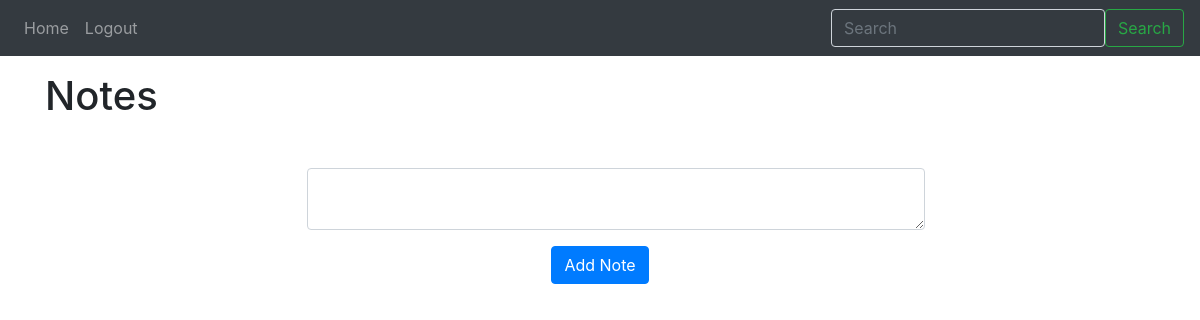
The page / (signed in) on the database as committed earlier.
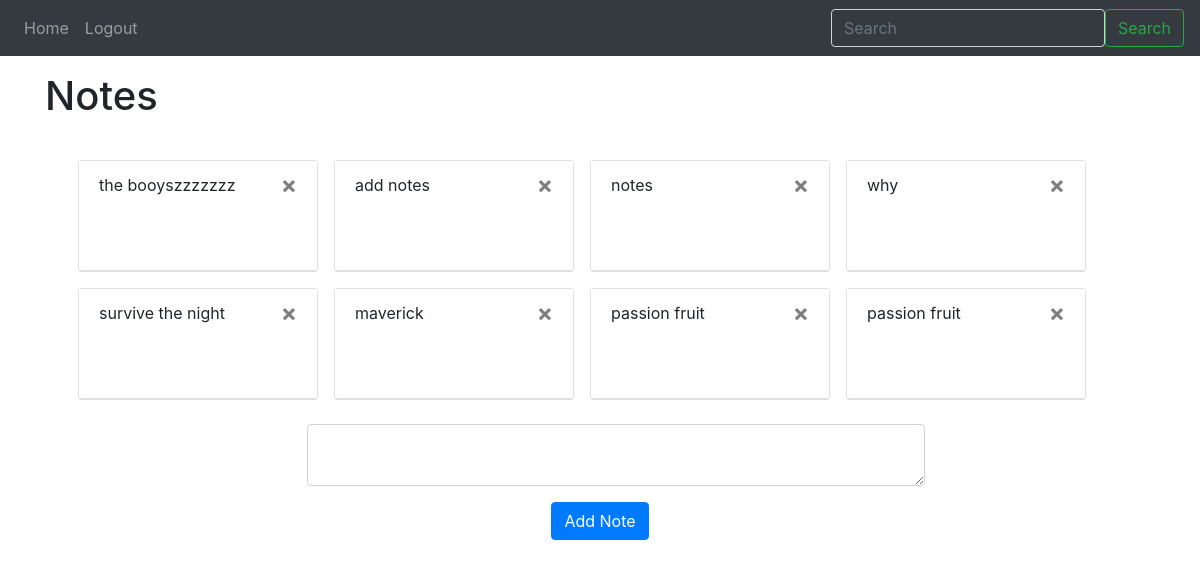
The same page on the database as committed later.
### website/models.py (models this page shows)
class Note(db.Model):
    id = db.Column(db.Integer, primary_key=True)
    text = db.Column(db.String(10000))
    date = db.Column(db.DateTime(timezone=True), default=func.now())
    user_id = db.Column(db.Integer, db.ForeignKey('user.id'))

### website/views.py (the view, shortened to what this page needs)
@views.route('/', methods=['GET', 'POST'])
@login_required
def home():
    return render_template("home.html", user=current_user)

### website/__init__.py (called while the page is built)
def create_app():
    app = Flask(__name__)
    app.config['SECRET_KEY'] = 'hi hello my name is what you want it to - 011924' # for securing data and cookies in website
    app.config['SQLALCHEMY_DATABASE_URI'] = f'sqlite:///{DB_NAME}'
    db.init_app(app)
    from .views import views
    from .auth import auth
    app.register_blueprint(views, url_prefix='/')
    app.register_blueprint(auth, url_prefix='/')
    from .models import User, Note
    with app.app_context():
        db.create_all()
    login_manager = LoginManager()
    login_manager.login_view = 'auth.login'
    login_manager.init_app(app)
    @login_manager.user_loader
    def load_user(id):
        return User.query.get(int(id))
    return app

### website/templates/home.html (shortened to what this page needs)
{% extends "base.html"%}
{% block content %}
<h1 align="left" class="mt-3">Notes</h1>
<br>
<ul id="notes" class="row row-cols-4 list-group-flush">
    {% for note in user.notes %}
        <div class="card text-bg-light m-2" style="max-width: 15rem; height: 7rem;">
            <li class="card-body list-group-item">
                {{ note.text }}
                <button type="button" class="close" onClick="deleteNote('{{ note.id }}')">
                    <span aria-hidden="true">&times;</span>
                </button>
            </li>
        </div>
    {% endfor %}
</ul>
<form method="POST">
    <div align="center" class="container col-sm-7">
        <textarea name="note" id="note" class="form-control m-3"></textarea>
        <button type="submit" class="btn btn-primary">Add Note</button>
    </div>
</form>
{% endblock %}

### website/templates/base.html (shortened to what this page needs)
<!DOCTYPE html>
<html lang="en">
<head>
    <link
      rel="stylesheet"
      href="https://stackpath.bootstrapcdn.com/bootstrap/4.4.1/css/bootstrap.min.css"
    />
    <link
      rel="stylesheet"
      href="https://stackpath.bootstrapcdn.com/font-awesome/4.7.0/css/font-awesome.min.css"
    />
</head>
<body>
    <nav class="navbar navbar-expand-lg navbar-dark bg-dark">
        <div class="collapse navbar-collapse" id="navbar">
            <div class="navbar-nav">
                {% if user.is_authenticated %}
                    <a class="nav-item nav-link" id="home" href="/">Home</a>
                    <a class="nav-item nav-link" id="logout" href="/logout">Logout</a>
                {% else %}
                    <a class="nav-item nav-link" id="login" href="/login">Login</a>
                    <a class="nav-item nav-link" id="signUp" href="/sign-up">Signup</a>
                {% endif %}
            </div>
        </div>
        <form class="d-flex" role="search">
            <input class="form-control me-2 bg-dark text-light" type="search" placeholder="Search" aria-label="Search">
            <button class="btn btn-outline-success" type="submit">Search</button>
        </form>
    </nav>
    <div class="container">
        {% block content %}
        {% endblock %}
    </div>
</body>
</html>

Rows that differ between the two databases and show on the page:
added Note: text "the booyszzzzzzz"
added Note: text "add notes"
added Note: text "notes"
added Note: text "why"
added Note: text "survive the night"
added Note: text "maverick"
added Note: text "passion fruit"
added Note: text "passion fruit"
